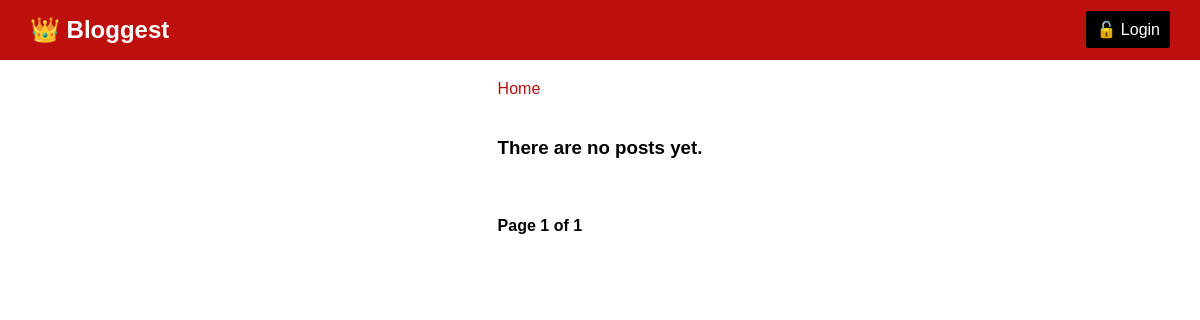
Before: / with the older database file.
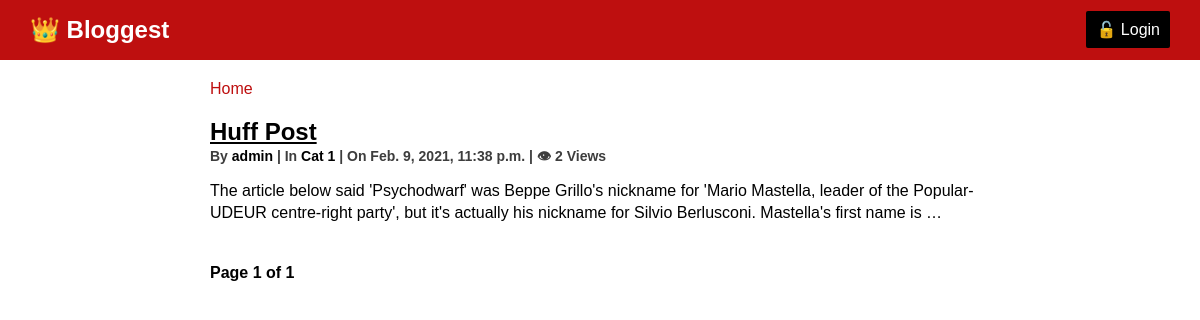
After: the same page with the newer database file.
### blog/models.py (models this page shows, shortened)
class Post(models.Model):
    title = models.CharField(max_length=200)
    content = models.TextField()
    pub_date = models.DateTimeField(auto_now_add=True)
    view_count = models.PositiveIntegerField(default=0)
    author = models.ForeignKey(User, on_delete=models.CASCADE)
    category = models.ForeignKey(Category, on_delete=models.SET_NULL, null=True)

class Category(models.Model):
    name = models.CharField(max_length=100, unique=True)
    creator = models.ForeignKey(User, on_delete=models.SET_NULL, null=True)
    class Meta:
        verbose_name_plural = "Categories"
    def __str__(self):
        return self.name

### blog/views.py (the view)
# urls.py: url(r'^$', views.Home.as_view(), name='home'),
class Home(PageContextMixin, ListView):
    model = Post
    template_name = 'blog/home.html'
    context_object_name = 'posts'
    ordering = '-pub_date'
    paginate_by = 3
    page_title = 'Home'

### blog/views.py (called while the page is built)
    def get_context_data(self, **kwargs):
        context = super(PageContextMixin, self).get_context_data(**kwargs)
        context['page_title'] = self.page_title
        return context

### blog/templates/blog/home.html (shortened to what this page needs)
{% extends 'blog/base.html' %}
{% block content %}
    {% for post in posts %}
        <div class="blog-item">
            <h2><a href="{% url 'post_detail' post.pk %}">{{ post.title }}</a></h2>
            <div class="info">
                By <span><a href="#">{{ post.author }}</a></span> | In <span><a href="{% url 'post_by_category' post.category.pk %}">{{ post.category }}</a></span> | On <span>{{ post.pub_date }}</span> | &#x1f441 <span>{{ post.view_count }} Views</span>
            </div>
            <p>     {{ post.content|truncatewords:30 }}      </p>
        </div>
    {% empty %}
        <div>
            <h3>There are no posts yet.</h3>
        </div>
    {% endfor %}
    {% include 'blog/pagination_links.html' %}
{% endblock %}

### blog/templates/blog/base.html (shortened to what this page needs)
{% load static %}<!DOCTYPE html>
<html lang="en">
<head>
    <link rel="stylesheet" href="{% static 'blog/css/reset.css' %}">
    <link rel="stylesheet" href="{% static 'blog/css/style.css' %}">
</head>
<body>
    <nav>
        <h2>&#x1f451 Bloggest</h2>
        {% if user.is_authenticated %}
            <p><a href="{% url 'logout' %}">&#128274 Logout</a></p>
        {% else %}
            <p><a href="{% url 'login' %}">&#128275 Login</a></p>
        {% endif %}
    </nav>
    <section class="content-wrapper">
        <div class="breadcrumb">
            <p>{% block breadcrumb %}<a href="{% url 'home' %}">Home</a>{% endblock %}</p>
        </div>
        {% block content %}
        {% endblock %}
    </section>
</body>
</html>

### blog/templates/blog/pagination_links.html (shortened to what this page needs)
<div class="pagination">
    <span class="step-links">
        <span class="current">
        Page {{ page_obj.number }} of {{ page_obj.paginator.num_pages }}
        </span>
    </span>
</div>

### blog/static/blog/css/style.css (style rules this page uses)
:root { --primary: rgb(190, 15, 15); --primary-light: rgb(212, 47, 47); --secondary: #000; --light-dark: #3d3d3d; --lighter-dark: #5e5d5d; }
body { font-family: 'Montserrat', sans-serif; }
h2 { margin: 0; }
a { text-decoration: none; color: var(--secondary); }
nav { display: flex; background-color: var(--primary); color: #fff; line-height: 60px; padding: 0 30px; }
nav > h2, p { margin: 0; }
nav > p > a { color: #fff; padding: 10px; background-color: var(--secondary); border-radius: 2px; }
nav > h2 { margin-right: auto; }
.content-wrapper { display: grid; grid-template-columns: 1fr auto 1fr; padding: 0 30px; margin: 20px 0; }
.content-wrapper > div { grid-column: 2; max-width: 780px; margin: 20px 0; }
.content-wrapper > .breadcrumb { margin: 0; }
.breadcrumb a { color: var(--primary); }
.blog-item h2 a { color: var(--secondary); text-decoration: underline; }
.blog-item .info { margin-bottom: 10px; font-size: 14px; font-weight: 600; color: var(--light-dark); }
.blog-item p { line-height: 22px; }
.pagination .current { font-weight: 700; }

Changed rows visible on the page:
added Post: title "Huff Post", author "admin", category "Cat 1", pub_date "Feb. 9, 2021, 11:38 p.m.", view_count "2", content "The article below said 'Psychodwarf' was Beppe Grillo's nickname for 'Mario Mastella, leader of the Popular-UDEUR centre-right party', but it's actually his nickname for Silvio Berlusconi. Mastella's first name is …"
Other visible differences:
text no longer shown: "There are no posts yet."
